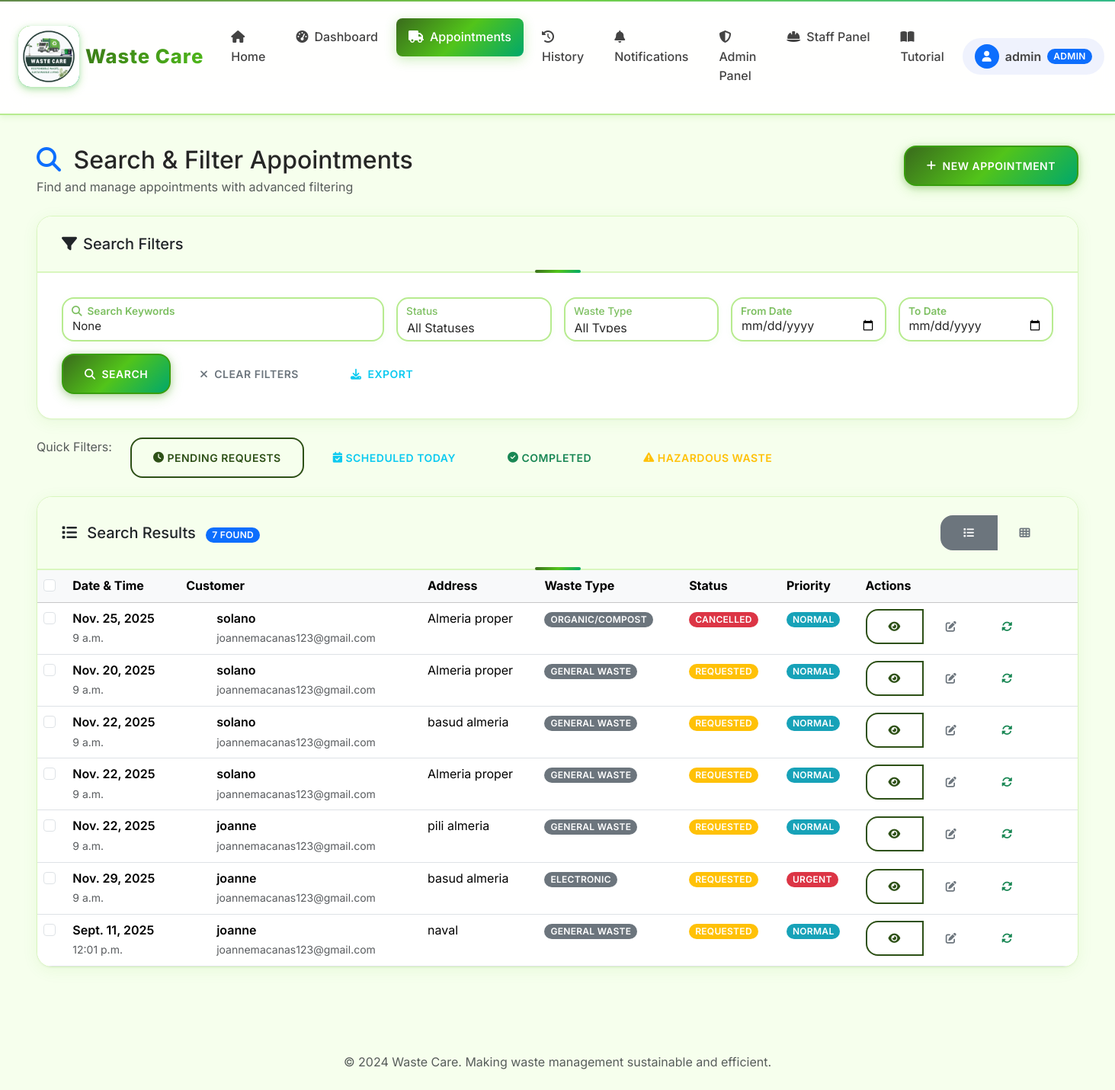
Before: /appointment-search/ (signed in) with the older database file.
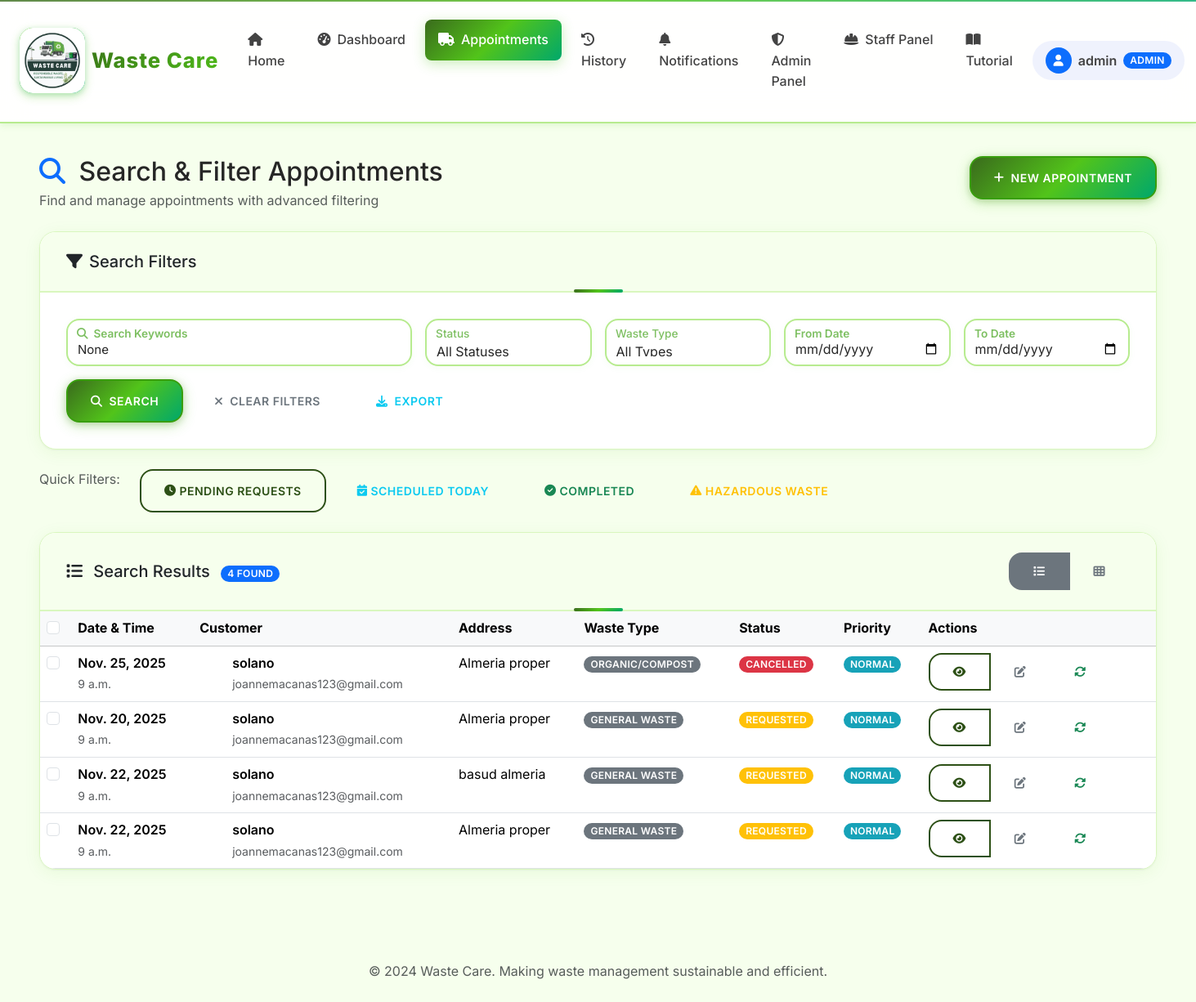
After: the same page with the newer database file.
### core/models.py (models this page shows, shortened)
class Appointment(models.Model):
    STATUS_CHOICES = [
        ("pending", "Pending"),
        ("approved", "Approved"),
        ("in_progress", "In Progress"),
        ("completed", "Completed"),
        ("cancelled", "Cancelled"),
    ]
    WASTE_TYPE_CHOICES = [
        ("general", "General Waste"),
        ("recyclable", "Recyclable"),
        ("organic", "Organic/Compost"),
        ("hazardous", "Hazardous Waste"),
        ("bulk", "Bulk Items"),
    ]
    PRIORITY_CHOICES = [
        ("low", "Low Priority"),
        ("normal", "Normal"),
        ("high", "High Priority"),
        ("urgent", "Urgent"),
    ]
    DAY_CHOICES = [
        ("monday", "Monday"),
        ("tuesday", "Tuesday"),
        ("wednesday", "Wednesday"),
        ("thursday", "Thursday"),
        ("friday", "Friday"),
        ("saturday", "Saturday"),
        ("sunday", "Sunday"),
    ]
    customer = models.ForeignKey(User, on_delete=models.CASCADE, related_name="appointments")
    pickup_day = models.CharField(max_length=10, choices=DAY_CHOICES, default="monday", help_text="Preferred day of the week for pickup")
    address = models.CharField(max_length=255)
    latitude = models.DecimalField(max_digits=9, decimal_places=6, null=True, blank=True, help_text="Latitude coordinate")
    longitude = models.DecimalField(max_digits=9, decimal_places=6, null=True, blank=True, help_text="Longitude coordinate")
    preferred_date = models.DateField()
    preferred_time = models.TimeField()
    waste_type = models.CharField(max_length=20, choices=WASTE_TYPE_CHOICES, default="general")
    estimated_weight = models.DecimalField(max_digits=6, decimal_places=2, null=True, blank=True, help_text="Weight in kg")
    priority = models.CharField(max_length=10, choices=PRIORITY_CHOICES, default="normal")
    notes = models.TextField(blank=True)
    special_instructions = models.TextField(blank=True, help_text="Special handling requirements")
    status = models.CharField(max_length=20, choices=STATUS_CHOICES, default="pending")
    created_at = models.DateTimeField(auto_now_add=True)
    updated_at = models.DateTimeField(auto_now=True)
    handled_by = models.ForeignKey(
        User, on_delete=models.SET_NULL, null=True, blank=True, related_name="handled_appointments"
    )
    scheduled_datetime = models.DateTimeField(null=True, blank=True)
    completion_datetime = models.DateTimeField(null=True, blank=True)
    actual_weight = models.DecimalField(max_digits=6, decimal_places=2, null=True, blank=True)
    class Meta:
        ordering = ['-created_at']
        indexes = [
            models.Index(fields=['status', 'preferred_date']),
            models.Index(fields=['customer', 'status']),
        ]

class User(AbstractUser):
    ROLE_CHOICES = [
        ("residents", "Residents"),
        ("staff", "Staff"),
        ("admin", "Admin"),
    ]
    role = models.CharField(max_length=20, choices=ROLE_CHOICES, default="residents")

### core/advanced_views.py (the view)
# urls.py: path("appointment-search/", advanced_views.appointment_search, name="appointment_search"),
@login_required
def appointment_search(request):
    if request.user.role == 'residents':
        messages.error(request, "This feature is only available for admin and staff.")
        return redirect("core:pickup_list")
    appointments = Appointment.objects.all()
    if request.user.role == 'customer':
        appointments = appointments.filter(customer=request.user)
    status_filter = request.GET.get('status')
    waste_type_filter = request.GET.get('waste_type')
    date_from = request.GET.get('date_from')
    date_to = request.GET.get('date_to')
    search_query = request.GET.get('q')
    if status_filter:
        appointments = appointments.filter(status=status_filter)
    if waste_type_filter:
        appointments = appointments.filter(waste_type=waste_type_filter)
    if date_from:
        appointments = appointments.filter(preferred_date__gte=date_from)
    if date_to:
        appointments = appointments.filter(preferred_date__lte=date_to)
    if search_query:
        appointments = appointments.filter(
            Q(address__icontains=search_query) |
            Q(notes__icontains=search_query) |
            Q(customer__username__icontains=search_query)
        )
    paginator = Paginator(appointments, 10)
    page_number = request.GET.get('page')
    page_obj = paginator.get_page(page_number)
    context = {
        'page_obj': page_obj,
        'status_choices': Appointment.STATUS_CHOICES,
        'waste_type_choices': Appointment.WASTE_TYPE_CHOICES,
        'current_filters': {
            'status': status_filter,
            'waste_type': waste_type_filter,
            'date_from': date_from,
            'date_to': date_to,
            'q': search_query,
        }
    }
    return render(request, 'core/appointment_search.html', context)

### core/context_processors.py (called while the page is built)
def navbar_context(request):
    context = {
        'MAPTILER_API_KEY': settings.MAPTILER_API_KEY,
    }
    if request.user.is_authenticated:
        context['unread_notifications'] = Notification.objects.filter(
            user=request.user,
            is_read=False
        ).count()
    else:
        context['unread_notifications'] = 0
    return context

### core/templates/core/appointment_search.html (shortened to what the changed rows need)
{% extends "base.html" %}
{% load static %}
{% block content %}
<div class="container-fluid px-4 py-3">
    <div class="row mb-4">
        <div class="col-md-8">
            <h2 class="mb-1">
                <i class="fas fa-search me-2 text-primary"></i>
                Search & Filter Appointments
            </h2>
        </div>
    </div>
    <div class="card">
        <div class="card-header d-flex justify-content-between align-items-center">
            <h5 class="mb-0">
                <i class="fas fa-list me-2"></i>
                Search Results
                {% if page_obj %}
                    <span class="badge bg-primary ms-2">{{ page_obj.paginator.count }} found</span>
                {% endif %}
            </h5>
        </div>
        <div class="card-body p-0">
            {% if page_obj %}
                <div id="listView" class="table-responsive">
                    <table class="table table-hover mb-0">
                        <thead class="table-light">
                            <tr>
                                <th>
                                    <input type="checkbox" class="form-check-input" id="selectAll">
                                </th>
                                <th>Date & Time</th>
                                <th>Customer</th>
                                <th>Address</th>
                                <th>Waste Type</th>
                                <th>Status</th>
                                <th>Priority</th>
                                <th>Actions</th>
                            </tr>
                        </thead>
                        <tbody>
                            {% for appointment in page_obj %}
                                <tr class="appointment-row" data-id="{{ appointment.id }}">
                                    <td>
                                        <input type="checkbox" class="form-check-input appointment-checkbox" value="{{ appointment.id }}">
                                    </td>
                                    <td>
                                        <div class="fw-semibold">{{ appointment.preferred_date }}</div>
                                        <small class="text-muted">{{ appointment.preferred_time }}</small>
                                    </td>
                                    <td>
                                        <div class="d-flex align-items-center">
                                            <div class="avatar-sm me-2">
                                                <i class="fas fa-user"></i>
                                            </div>
                                            <div>
                                                <div class="fw-semibold">{{ appointment.customer.get_full_name|default:appointment.customer.username }}</div>
                                                <small class="text-muted">{{ appointment.customer.email }}</small>
                                            </div>
                                        </div>
                                    </td>
                                    <td>
                                        <div class="text-truncate" style="max-width: 200px;" title="{{ appointment.address }}">
                                            {{ appointment.address }}
                                        </div>
                                    </td>
                                    <td>
                                        <span class="badge bg-secondary">{{ appointment.get_waste_type_display }}</span>
                                    </td>
                                    <td>
                                        <span class="badge bg-{{ appointment.status|default:'secondary' }}">
                                            {{ appointment.get_status_display }}
                                        </span>
                                    </td>
                                    <td>
                                        <span class="badge bg-{{ appointment.priority|default:'secondary' }}">
                                            {{ appointment.get_priority_display }}
                                        </span>
                                    </td>
                                    <td>
                                        <div class="btn-group btn-group-sm" role="group">
                                            <a href="{% url 'core:pickup_detail' appointment.pk %}" class="btn btn-outline-primary" title="View Details">
                                                <i class="fas fa-eye"></i>
                                            </a>
                                            {% if user.role != 'customer' or appointment.customer == user %}
                                                <a href="{% url 'core:pickup_update' appointment.pk %}" class="btn btn-outline-secondary" title="Edit">
                                                    <i class="fas fa-edit"></i>
                                                </a>
                                            {% endif %}
                                            {% if user.role in 'staff,admin,driver' %}
                                                <button type="button" class="btn btn-outline-success" onclick="quickStatusUpdate({{ appointment.id }})" title="Update Status">
                                                    <i class="fas fa-sync-alt"></i>
                                                </button>
                                            {% endif %}
                                        </div>
                                    </td>
                                </tr>
                            {% endfor %}
                        </tbody>
                    </table>
                </div>
            {% endif %}
        </div>
    </div>
</div>
{% endblock %}

Changed rows visible on the page:
removed Appointment: preferred_date "Nov. 22, 2025", preferred_time "9 a.m.", customer.get_full_name "joanne", customer.email "joannemacanas123@gmail.com", address "pili almeria", waste_type "GENERAL WASTE", status "REQUESTED", priority "NORMAL"
removed Appointment: preferred_date "Nov. 29, 2025", preferred_time "9 a.m.", customer.get_full_name "joanne", customer.email "joannemacanas123@gmail.com", address "basud almeria", waste_type "ELECTRONIC", status "REQUESTED", priority "URGENT"
removed Appointment: preferred_date "Sept. 11, 2025", preferred_time "12:01 p.m.", customer.get_full_name "joanne", customer.email "joannemacanas123@gmail.com", address "naval", waste_type "GENERAL WASTE", status "REQUESTED", priority "NORMAL"
Other visible differences:
{{ page_obj.paginator.count }}: "7" → "4"
